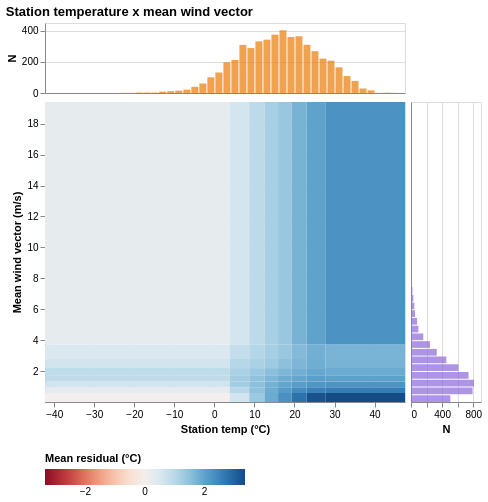

This figure's Vega-Lite source:
### Vega-Lite specification from a JSON file in a GitHub repository (floating-point values rounded to 4 significant figures; data arrays with more than 128 entries replaced by an {"elided": "..."} marker saying what was removed)
{"config": {"view": {"continuousWidth": 300, "continuousHeight": 300}}, "vconcat": [{"data": {"name": "data-e2c3c07f294de5361eec90042462c6bf"}, "mark": {"type": "bar", "color": "#E8851A", "opacity": 0.75}, "encoding": {"x": {"axis": {"labels": false, "ticks": false}, "bin": {"maxbins": 40}, "field": "val", "scale": {"domain": [-42.3, 47.6], "nice": false, "zero": false}, "title": null, "type": "quantitative"}, "y": {"aggregate": "count", "axis": {"tickCount": 3}, "title": "N", "type": "quantitative"}}, "height": 70, "width": 360}, {"hconcat": [{"data": {"name": "data-38f7b2f101777bbb04371595b9a0af88"}, "mark": {"type": "rect"}, "encoding": {"color": {"field": "color_val", "legend": {"orient": "bottom"}, "scale": {"domain": [-3.359, 3.359], "scheme": "redblue"}, "title": "Mean residual (°C)", "type": "quantitative"}, "tooltip": [{"field": "x_lo", "format": ".3g", "title": "Station temp (°C) from", "type": "quantitative"}, {"field": "x_hi", "format": ".3g", "title": "Station temp (°C) to", "type": "quantitative"}, {"field": "y_lo", "format": ".3g", "title": "Mean wind vector (m/s) from", "type": "quantitative"}, {"field": "y_hi", "format": ".3g", "title": "Mean wind vector (m/s) to", "type": "quantitative"}, {"field": "color_val", "format": ".3f", "title": "Mean residual (°C)", "type": "quantitative"}, {"field": "n", "title": "Observations", "type": "quantitative"}], "x": {"field": "x_lo", "scale": {"domain": [-42.3, 47.6], "nice": false, "zero": false}, "title": "Station temp (°C)", "type": "quantitative"}, "x2": {"field": "x_hi"}, "y": {"field": "y_lo", "scale": {"domain": [0.0003355, 19.4], "nice": false, "zero": false}, "title": "Mean wind vector (m/s)", "type": "quantitative"}, "y2": {"field": "y_hi"}}, "height": 300, "width": 360}, {"data": {"name": "data-b0ba8672cb80e93467cf69ae2032b0e1"}, "mark": {"type": "bar", "color": "#9370DB", "opacity": 0.75}, "encoding": {"x": {"aggregate": "count", "axis": {"tickCount": 3}, "title": "N", "type": "quantitative"}, "y": {"axis": {"labels": false, "ticks": false}, "bin": {"maxbins": 40}, "field": "val", "scale": {"domain": [0.0003355, 19.4], "nice": false, "zero": false}, "title": null, "type": "quantitative"}}, "height": 300, "width": 70}], "spacing": 4}], "spacing": 2, "title": "Station temperature x mean wind vector", "$schema": "https://vega.github.io/schema/vega-lite/v6.4.1.json", "datasets": {"data-e2c3c07f294de5361eec90042462c6bf": {"elided": "4999 records"}, "data-38f7b2f101777bbb04371595b9a0af88": [{"bin_x": "(-inf, 3.8]", "bin_y": "(-inf, 0.582162581384182]", "color_val": 0.001776, "n": 73982, "x_lo": -42.3, "x_hi": 3.8, "y_lo": 0.0003355, "y_hi": 0.5822}, {"bin_x": "(-inf, 3.8]", "bin_y": "(0.582162581384182, 0.9559343457221985]", "color_val": 0.2697, "n": 99210, "x_lo": -42.3, "x_hi": 3.8, "y_lo": 0.5822, "y_hi": 0.9559}, {"bin_x": "(-inf, 3.8]", "bin_y": "(0.9559343457221985, 1.330456793308258]", "color_val": 0.6753, "n": 118731, "x_lo": -42.3, "x_hi": 3.8, "y_lo": 0.9559, "y_hi": 1.33}, {"bin_x": "(-inf, 3.8]", "bin_y": "(1.330456793308258, 1.7316038012504578]", "color_val": 0.919, "n": 126040, "x_lo": -42.3, "x_hi": 3.8, "y_lo": 1.33, "y_hi": 1.732}, {"bin_x": "(-inf, 3.8]", "bin_y": "(1.7316038012504578, 2.1934331357479095]", "color_val": 0.907, "n": 124631, "x_lo": -42.3, "x_hi": 3.8, "y_lo": 1.732, "y_hi": 2.193}, {"bin_x": "(-inf, 3.8]", "bin_y": "(2.1934331357479095, 2.7827675342559814]", "color_val": 0.6637, "n": 120454, "x_lo": -42.3, "x_hi": 3.8, "y_lo": 2.193, "y_hi": 2.783}, {"bin_x": "(-inf, 3.8]", "bin_y": "(2.7827675342559814, 3.723860114812851]", "color_val": 0.4541, "n": 116557, "x_lo": -42.3, "x_hi": 3.8, "y_lo": 2.783, "y_hi": 3.724}, {"bin_x": "(-inf, 3.8]", "bin_y": "(3.723860114812851, inf]", "color_val": 0.2586, "n": 96500, "x_lo": -42.3, "x_hi": 3.8, "y_lo": 3.724, "y_hi": 19.4}, {"bin_x": "(3.8, 8.7]", "bin_y": "(-inf, 0.582162581384182]", "color_val": 0.6694, "n": 85059, "x_lo": 3.8, "x_hi": 8.7, "y_lo": 0.0003355, "y_hi": 0.5822}, {"bin_x": "(3.8, 8.7]", "bin_y": "(0.582162581384182, 0.9559343457221985]", "color_val": 1.008, "n": 95499, "x_lo": 3.8, "x_hi": 8.7, "y_lo": 0.5822, "y_hi": 0.9559}, {"bin_x": "(3.8, 8.7]", "bin_y": "(0.9559343457221985, 1.330456793308258]", "color_val": 1.26, "n": 98412, "x_lo": 3.8, "x_hi": 8.7, "y_lo": 0.9559, "y_hi": 1.33}, {"bin_x": "(3.8, 8.7]", "bin_y": "(1.330456793308258, 1.7316038012504578]", "color_val": 1.288, "n": 99621, "x_lo": 3.8, "x_hi": 8.7, "y_lo": 1.33, "y_hi": 1.732}, {"bin_x": "(3.8, 8.7]", "bin_y": "(1.7316038012504578, 2.1934331357479095]", "color_val": 1.175, "n": 103209, "x_lo": 3.8, "x_hi": 8.7, "y_lo": 1.732, "y_hi": 2.193}, {"bin_x": "(3.8, 8.7]", "bin_y": "(2.1934331357479095, 2.7827675342559814]", "color_val": 1.029, "n": 109347, "x_lo": 3.8, "x_hi": 8.7, "y_lo": 2.193, "y_hi": 2.783}, {"bin_x": "(3.8, 8.7]", "bin_y": "(2.7827675342559814, 3.723860114812851]", "color_val": 0.8613, "n": 124976, "x_lo": 3.8, "x_hi": 8.7, "y_lo": 2.783, "y_hi": 3.724}, {"bin_x": "(3.8, 8.7]", "bin_y": "(3.723860114812851, inf]", "color_val": 0.6547, "n": 164432, "x_lo": 3.8, "x_hi": 8.7, "y_lo": 3.724, "y_hi": 19.4}, {"bin_x": "(8.7, 12.5]", "bin_y": "(-inf, 0.582162581384182]", "color_val": 1.365, "n": 89457, "x_lo": 8.7, "x_hi": 12.5, "y_lo": 0.0003355, "y_hi": 0.5822}, {"bin_x": "(8.7, 12.5]", "bin_y": "(0.582162581384182, 0.9559343457221985]", "color_val": 1.482, "n": 96383, "x_lo": 8.7, "x_hi": 12.5, "y_lo": 0.5822, "y_hi": 0.9559}, {"bin_x": "(8.7, 12.5]", "bin_y": "(0.9559343457221985, 1.330456793308258]", "color_val": 1.519, "n": 95168, "x_lo": 8.7, "x_hi": 12.5, "y_lo": 0.9559, "y_hi": 1.33}, {"bin_x": "(8.7, 12.5]", "bin_y": "(1.330456793308258, 1.7316038012504578]", "color_val": 1.48, "n": 94450, "x_lo": 8.7, "x_hi": 12.5, "y_lo": 1.33, "y_hi": 1.732}, {"bin_x": "(8.7, 12.5]", "bin_y": "(1.7316038012504578, 2.1934331357479095]", "color_val": 1.357, "n": 97051, "x_lo": 8.7, "x_hi": 12.5, "y_lo": 1.732, "y_hi": 2.193}, {"bin_x": "(8.7, 12.5]", "bin_y": "(2.1934331357479095, 2.7827675342559814]", "color_val": 1.16, "n": 104820, "x_lo": 8.7, "x_hi": 12.5, "y_lo": 2.193, "y_hi": 2.783}, {"bin_x": "(8.7, 12.5]", "bin_y": "(2.7827675342559814, 3.723860114812851]", "color_val": 1.055, "n": 122870, "x_lo": 8.7, "x_hi": 12.5, "y_lo": 2.783, "y_hi": 3.724}, {"bin_x": "(8.7, 12.5]", "bin_y": "(3.723860114812851, inf]", "color_val": 0.9466, "n": 167854, "x_lo": 8.7, "x_hi": 12.5, "y_lo": 3.724, "y_hi": 19.4}, {"bin_x": "(12.5, 15.9]", "bin_y": "(-inf, 0.582162581384182]", "color_val": 1.857, "n": 97797, "x_lo": 12.5, "x_hi": 15.9, "y_lo": 0.0003355, "y_hi": 0.5822}, {"bin_x": "(12.5, 15.9]", "bin_y": "(0.582162581384182, 0.9559343457221985]", "color_val": 1.838, "n": 100346, "x_lo": 12.5, "x_hi": 15.9, "y_lo": 0.5822, "y_hi": 0.9559}, {"bin_x": "(12.5, 15.9]", "bin_y": "(0.9559343457221985, 1.330456793308258]", "color_val": 1.764, "n": 98398, "x_lo": 12.5, "x_hi": 15.9, "y_lo": 0.9559, "y_hi": 1.33}, {"bin_x": "(12.5, 15.9]", "bin_y": "(1.330456793308258, 1.7316038012504578]", "color_val": 1.683, "n": 97905, "x_lo": 12.5, "x_hi": 15.9, "y_lo": 1.33, "y_hi": 1.732}, {"bin_x": "(12.5, 15.9]", "bin_y": "(1.7316038012504578, 2.1934331357479095]", "color_val": 1.528, "n": 99734, "x_lo": 12.5, "x_hi": 15.9, "y_lo": 1.732, "y_hi": 2.193}, {"bin_x": "(12.5, 15.9]", "bin_y": "(2.1934331357479095, 2.7827675342559814]", "color_val": 1.329, "n": 107224, "x_lo": 12.5, "x_hi": 15.9, "y_lo": 2.193, "y_hi": 2.783}, {"bin_x": "(12.5, 15.9]", "bin_y": "(2.7827675342559814, 3.723860114812851]", "color_val": 1.213, "n": 118820, "x_lo": 12.5, "x_hi": 15.9, "y_lo": 2.783, "y_hi": 3.724}, {"bin_x": "(12.5, 15.9]", "bin_y": "(3.723860114812851, inf]", "color_val": 1.203, "n": 141267, "x_lo": 12.5, "x_hi": 15.9, "y_lo": 3.724, "y_hi": 19.4}, {"bin_x": "(15.9, 19.3]", "bin_y": "(-inf, 0.582162581384182]", "color_val": 2.299, "n": 109365, "x_lo": 15.9, "x_hi": 19.3, "y_lo": 0.0003355, "y_hi": 0.5822}, {"bin_x": "(15.9, 19.3]", "bin_y": "(0.582162581384182, 0.9559343457221985]", "color_val": 2.121, "n": 105457, "x_lo": 15.9, "x_hi": 19.3, "y_lo": 0.5822, "y_hi": 0.9559}, {"bin_x": "(15.9, 19.3]", "bin_y": "(0.9559343457221985, 1.330456793308258]", "color_val": 1.966, "n": 102404, "x_lo": 15.9, "x_hi": 19.3, "y_lo": 0.9559, "y_hi": 1.33}, {"bin_x": "(15.9, 19.3]", "bin_y": "(1.330456793308258, 1.7316038012504578]", "color_val": 1.842, "n": 103710, "x_lo": 15.9, "x_hi": 19.3, "y_lo": 1.33, "y_hi": 1.732}, {"bin_x": "(15.9, 19.3]", "bin_y": "(1.7316038012504578, 2.1934331357479095]", "color_val": 1.683, "n": 107868, "x_lo": 15.9, "x_hi": 19.3, "y_lo": 1.732, "y_hi": 2.193}, {"bin_x": "(15.9, 19.3]", "bin_y": "(2.1934331357479095, 2.7827675342559814]", "color_val": 1.514, "n": 113587, "x_lo": 15.9, "x_hi": 19.3, "y_lo": 2.193, "y_hi": 2.783}, {"bin_x": "(15.9, 19.3]", "bin_y": "(2.7827675342559814, 3.723860114812851]", "color_val": 1.388, "n": 121463, "x_lo": 15.9, "x_hi": 19.3, "y_lo": 2.783, "y_hi": 3.724}, {"bin_x": "(15.9, 19.3]", "bin_y": "(3.723860114812851, inf]", "color_val": 1.394, "n": 123028, "x_lo": 15.9, "x_hi": 19.3, "y_lo": 3.724, "y_hi": 19.4}, {"bin_x": "(19.3, 23]", "bin_y": "(-inf, 0.582162581384182]", "color_val": 2.769, "n": 120967, "x_lo": 19.3, "x_hi": 23.0, "y_lo": 0.0003355, "y_hi": 0.5822}, {"bin_x": "(19.3, 23]", "bin_y": "(0.582162581384182, 0.9559343457221985]", "color_val": 2.374, "n": 106711, "x_lo": 19.3, "x_hi": 23.0, "y_lo": 0.5822, "y_hi": 0.9559}, {"bin_x": "(19.3, 23]", "bin_y": "(0.9559343457221985, 1.330456793308258]", "color_val": 2.101, "n": 103463, "x_lo": 19.3, "x_hi": 23.0, "y_lo": 0.9559, "y_hi": 1.33}, {"bin_x": "(19.3, 23]", "bin_y": "(1.330456793308258, 1.7316038012504578]", "color_val": 1.941, "n": 105132, "x_lo": 19.3, "x_hi": 23.0, "y_lo": 1.33, "y_hi": 1.732}, {"bin_x": "(19.3, 23]", "bin_y": "(1.7316038012504578, 2.1934331357479095]", "color_val": 1.793, "n": 109028, "x_lo": 19.3, "x_hi": 23.0, "y_lo": 1.732, "y_hi": 2.193}, {"bin_x": "(19.3, 23]", "bin_y": "(2.1934331357479095, 2.7827675342559814]", "color_val": 1.679, "n": 115918, "x_lo": 19.3, "x_hi": 23.0, "y_lo": 2.193, "y_hi": 2.783}, {"bin_x": "(19.3, 23]", "bin_y": "(2.7827675342559814, 3.723860114812851]", "color_val": 1.608, "n": 113184, "x_lo": 19.3, "x_hi": 23.0, "y_lo": 2.783, "y_hi": 3.724}, {"bin_x": "(19.3, 23]", "bin_y": "(3.723860114812851, inf]", "color_val": 1.737, "n": 92893, "x_lo": 19.3, "x_hi": 23.0, "y_lo": 3.724, "y_hi": 19.4}, {"bin_x": "(23, 27.7]", "bin_y": "(-inf, 0.582162581384182]", "color_val": 3.234, "n": 142493, "x_lo": 23.0, "x_hi": 27.7, "y_lo": 0.0003355, "y_hi": 0.5822}, {"bin_x": "(23, 27.7]", "bin_y": "(0.582162581384182, 0.9559343457221985]", "color_val": 2.534, "n": 120871, "x_lo": 23.0, "x_hi": 27.7, "y_lo": 0.5822, "y_hi": 0.9559}, {"bin_x": "(23, 27.7]", "bin_y": "(0.9559343457221985, 1.330456793308258]", "color_val": 2.207, "n": 115225, "x_lo": 23.0, "x_hi": 27.7, "y_lo": 0.9559, "y_hi": 1.33}, {"bin_x": "(23, 27.7]", "bin_y": "(1.330456793308258, 1.7316038012504578]", "color_val": 2.057, "n": 113956, "x_lo": 23.0, "x_hi": 27.7, "y_lo": 1.33, "y_hi": 1.732}, {"bin_x": "(23, 27.7]", "bin_y": "(1.7316038012504578, 2.1934331357479095]", "color_val": 1.933, "n": 112223, "x_lo": 23.0, "x_hi": 27.7, "y_lo": 1.732, "y_hi": 2.193}, {"bin_x": "(23, 27.7]", "bin_y": "(2.1934331357479095, 2.7827675342559814]", "color_val": 1.821, "n": 104997, "x_lo": 23.0, "x_hi": 27.7, "y_lo": 2.193, "y_hi": 2.783}, {"bin_x": "(23, 27.7]", "bin_y": "(2.7827675342559814, 3.723860114812851]", "color_val": 1.792, "n": 87563, "x_lo": 23.0, "x_hi": 27.7, "y_lo": 2.783, "y_hi": 3.724}, {"bin_x": "(23, 27.7]", "bin_y": "(3.723860114812851, inf]", "color_val": 1.998, "n": 52693, "x_lo": 23.0, "x_hi": 27.7, "y_lo": 3.724, "y_hi": 19.4}, {"bin_x": "(27.7, inf]", "bin_y": "(-inf, 0.582162581384182]", "color_val": 3.359, "n": 150682, "x_lo": 27.7, "x_hi": 47.6, "y_lo": 0.0003355, "y_hi": 0.5822}, {"bin_x": "(27.7, inf]", "bin_y": "(0.582162581384182, 0.9559343457221985]", "color_val": 2.603, "n": 145325, "x_lo": 27.7, "x_hi": 47.6, "y_lo": 0.5822, "y_hi": 0.9559}, {"bin_x": "(27.7, inf]", "bin_y": "(0.9559343457221985, 1.330456793308258]", "color_val": 2.243, "n": 138000, "x_lo": 27.7, "x_hi": 47.6, "y_lo": 0.9559, "y_hi": 1.33}, {"bin_x": "(27.7, inf]", "bin_y": "(1.330456793308258, 1.7316038012504578]", "color_val": 2.035, "n": 128988, "x_lo": 27.7, "x_hi": 47.6, "y_lo": 1.33, "y_hi": 1.732}, {"bin_x": "(27.7, inf]", "bin_y": "(1.7316038012504578, 2.1934331357479095]", "color_val": 1.863, "n": 116058, "x_lo": 27.7, "x_hi": 47.6, "y_lo": 1.732, "y_hi": 2.193}, {"bin_x": "(27.7, inf]", "bin_y": "(2.1934331357479095, 2.7827675342559814]", "color_val": 1.737, "n": 93455, "x_lo": 27.7, "x_hi": 47.6, "y_lo": 2.193, "y_hi": 2.783}, {"bin_x": "(27.7, inf]", "bin_y": "(2.7827675342559814, 3.723860114812851]", "color_val": 1.723, "n": 64368, "x_lo": 27.7, "x_hi": 47.6, "y_lo": 2.783, "y_hi": 3.724}, {"bin_x": "(27.7, inf]", "bin_y": "(3.723860114812851, inf]", "color_val": 2.268, "n": 31135, "x_lo": 27.7, "x_hi": 47.6, "y_lo": 3.724, "y_hi": 19.4}], "data-b0ba8672cb80e93467cf69ae2032b0e1": {"elided": "4999 records"}}}
